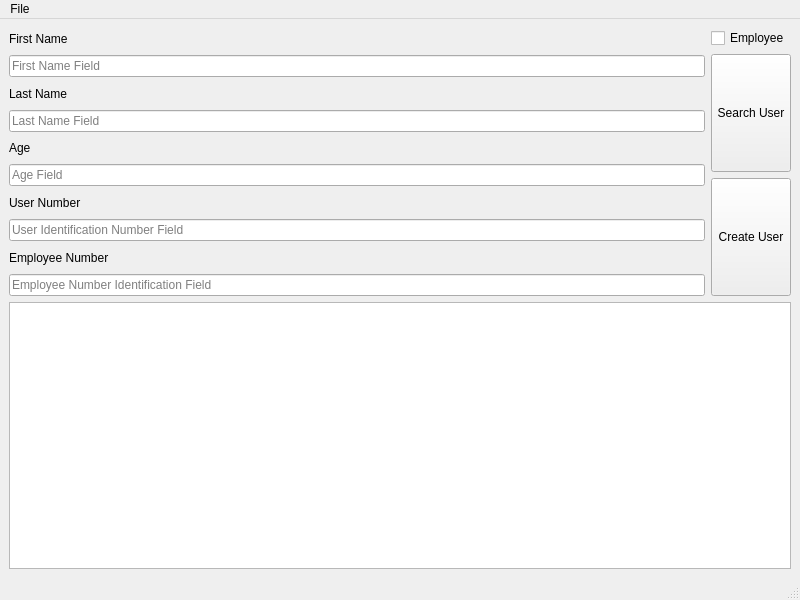
<?xml version="1.0" encoding="UTF-8"?>
<ui version="4.0">
 <class>MainWindow</class>
 <widget class="QMainWindow" name="MainWindow">
  <property name="geometry">
   <rect>
    <x>0</x>
    <y>0</y>
    <width>800</width>
    <height>600</height>
   </rect>
  </property>
  <property name="sizePolicy">
   <sizepolicy hsizetype="Minimum" vsizetype="Minimum">
    <horstretch>0</horstretch>
    <verstretch>0</verstretch>
   </sizepolicy>
  </property>
  <property name="minimumSize">
   <size>
    <width>800</width>
    <height>600</height>
   </size>
  </property>
  <property name="windowTitle">
   <string>MainWindow</string>
  </property>
  <widget class="QWidget" name="centralwidget">
   <layout class="QGridLayout" name="gridLayout_2">
    <item row="1" column="0">
     <layout class="QGridLayout" name="fieldLayout">
      <item row="2" column="0">
       <widget class="QLabel" name="label_2">
        <property name="text">
         <string>Last Name</string>
        </property>
       </widget>
      </item>
      <item row="6" column="0">
       <widget class="QLabel" name="label_4">
        <property name="text">
         <string>User Number</string>
        </property>
       </widget>
      </item>
      <item row="1" column="0">
       <widget class="QLineEdit" name="FNField">
        <property name="placeholderText">
         <string>First Name Field</string>
        </property>
       </widget>
      </item>
      <item row="4" column="0">
       <widget class="QLabel" name="label_3">
        <property name="text">
         <string>Age</string>
        </property>
       </widget>
      </item>
      <item row="8" column="0">
       <widget class="QLabel" name="label_5">
        <property name="text">
         <string>Employee Number</string>
        </property>
       </widget>
      </item>
      <item row="3" column="0">
       <widget class="QLineEdit" name="LNField">
        <property name="placeholderText">
         <string>Last Name Field</string>
        </property>
       </widget>
      </item>
      <item row="0" column="0">
       <widget class="QLabel" name="label">
        <property name="text">
         <string>First Name</string>
        </property>
       </widget>
      </item>
      <item row="5" column="0">
       <widget class="QLineEdit" name="AgeField">
        <property name="placeholderText">
         <string>Age Field</string>
        </property>
       </widget>
      </item>
      <item row="7" column="0">
       <widget class="QLineEdit" name="UserNumField">
        <property name="placeholderText">
         <string>User Identification Number Field</string>
        </property>
       </widget>
      </item>
      <item row="9" column="0">
       <widget class="QLineEdit" name="EmpNumField">
        <property name="placeholderText">
         <string>Employee Number Identification Field</string>
        </property>
       </widget>
      </item>
     </layout>
    </item>
    <item row="1" column="1">
     <layout class="QVBoxLayout" name="buttonLayout">
      <property name="sizeConstraint">
       <enum>QLayout::SetDefaultConstraint</enum>
      </property>
      <item>
       <widget class="QCheckBox" name="EmpCheckBox">
        <property name="text">
         <string>Employee</string>
        </property>
       </widget>
      </item>
      <item>
       <widget class="QPushButton" name="SearchUserButton">
        <property name="sizePolicy">
         <sizepolicy hsizetype="Preferred" vsizetype="Expanding">
          <horstretch>0</horstretch>
          <verstretch>0</verstretch>
         </sizepolicy>
        </property>
        <property name="text">
         <string>Search User</string>
        </property>
        <property name="autoDefault">
         <bool>false</bool>
        </property>
        <property name="default">
         <bool>false</bool>
        </property>
        <property name="flat">
         <bool>false</bool>
        </property>
       </widget>
      </item>
      <item>
       <widget class="QPushButton" name="CreateUserButton">
        <property name="sizePolicy">
         <sizepolicy hsizetype="Preferred" vsizetype="Expanding">
          <horstretch>0</horstretch>
          <verstretch>0</verstretch>
         </sizepolicy>
        </property>
        <property name="text">
         <string>Create User</string>
        </property>
        <property name="flat">
         <bool>false</bool>
        </property>
       </widget>
      </item>
     </layout>
    </item>
    <item row="2" column="0" colspan="2">
     <layout class="QVBoxLayout" name="consoleLayout" stretch="0">
      <property name="spacing">
       <number>6</number>
      </property>
      <property name="sizeConstraint">
       <enum>QLayout::SetMinimumSize</enum>
      </property>
      <item>
       <widget class="QListWidget" name="taskOutput">
        <property name="sizePolicy">
         <sizepolicy hsizetype="Expanding" vsizetype="Expanding">
          <horstretch>0</horstretch>
          <verstretch>0</verstretch>
         </sizepolicy>
        </property>
       </widget>
      </item>
     </layout>
    </item>
   </layout>
  </widget>
  <widget class="QMenuBar" name="menubar">
   <property name="geometry">
    <rect>
     <x>0</x>
     <y>0</y>
     <width>800</width>
     <height>20</height>
    </rect>
   </property>
   <widget class="QMenu" name="menuFile">
    <property name="title">
     <string>File</string>
    </property>
    <addaction name="separator"/>
    <addaction name="actionExit"/>
   </widget>
   <addaction name="menuFile"/>
  </widget>
  <widget class="QStatusBar" name="statusbar"/>
  <action name="actionExit">
   <property name="text">
    <string>Exit</string>
   </property>
  </action>
 </widget>
 <resources/>
 <connections/>
</ui>
